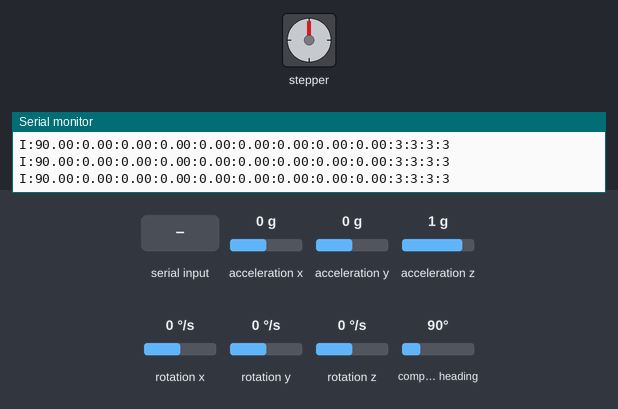
The sketch below on a simulated Arduino Uno, built with avr-gcc and run on an emulated ATmega328P. Shown: stepper motor, the last lines printed to the serial monitor. Inputs (shaded band) come from the test bench; at power-on: acceleration x 0 g, acceleration y 0 g, acceleration z 1 g, rotation x 0 °/s, rotation y 0 °/s, rotation z 0 °/s, compass heading 90°. Stepper angles assume 200 steps per turn.

Above: at 1.2 s.
1.3 s: "R:45\n" received over Serial
At 1.45 s:
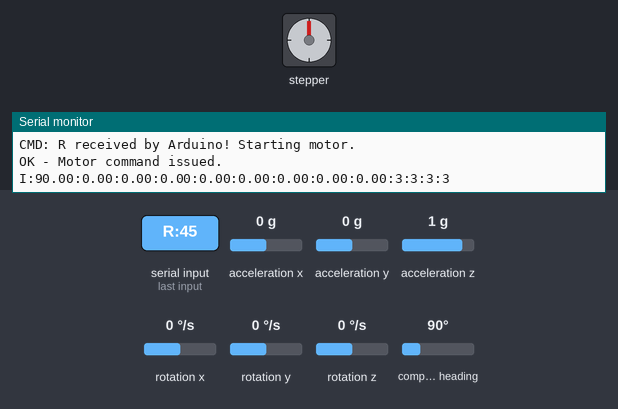
4.3 s: byte 67 ('C') received over Serial
7.3 s: byte 83 ('S') received over Serial
At 7.3 s:
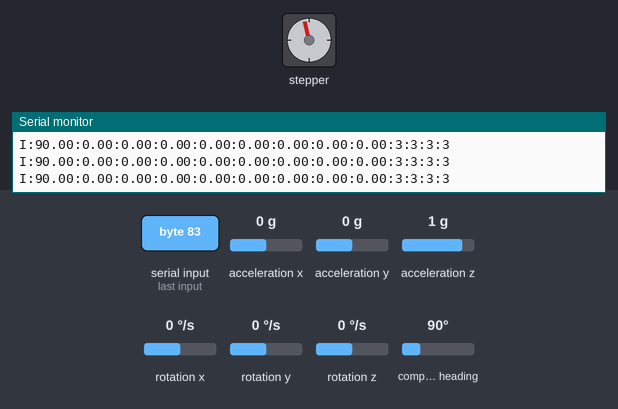
13.3 s: "R90\n" received over Serial
At 13.75 s:
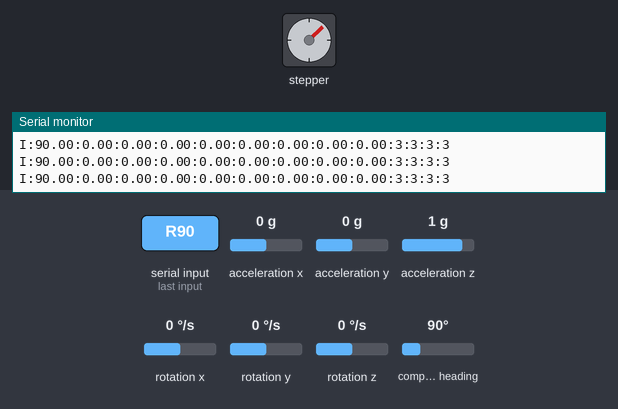
Timing chart, 0 to 20.8 s (numbered marks = the images above; inputs shaded):
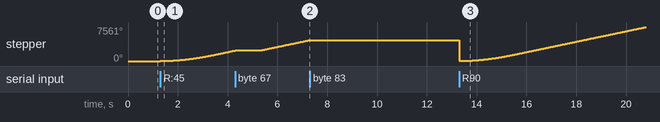

Measured:
- after the input at 1.3 s, stepper: keeps turning clockwise at about 785°/s, starting at once
- after the input at 7.3 s, stepper: stops changing and stays 4667°
- after the input at 13.3 s, stepper: turns 4666° counter-clockwise in 0.00 s, then 7533° clockwise in 7.4 s

The sketch:

stepper_controller_with_imu.ino
```cpp
/*
 * GolfBot Enhanced Controller with IMU
 *
 * This sketch combines:
 * 1. Stepper motor control (A4988 driver)
 * 2. BNO055 IMU sensor readings
 *
 * Connections:
 * Stepper Driver:
 * - STEP -> D2
 * - DIR  -> D3
 * - EN   -> D8
 *
 * BNO055:
 * - SDA -> A4
 * - SCL -> A5
 * - VIN -> 5V
 * - GND -> GND
 */

#include <AccelStepper.h>
#include <Wire.h>
#include <Adafruit_Sensor.h>
#include <Adafruit_BNO055.h>
#include <utility/imumaths.h>

// Pin Definitions
const int stepPin = 2;
const int dirPin = 3;
const int enablePin = 8;  // FIXED: Enable pin is 8, not 4!

// Create instances
AccelStepper stepper(AccelStepper::DRIVER, stepPin, dirPin);
Adafruit_BNO055 bno = Adafruit_BNO055(55);

// Configuration struct
struct StepperConfig {
    float maxSpeed;      // steps per second
    float acceleration;  // steps per second per second
    long steps;         // number of steps to move
    int direction;      // 1 or -1
    bool continuous;    // run continuously or not
};

StepperConfig config = {
    .maxSpeed = 800,      // default speed
    .acceleration = 400,  // default acceleration
    .steps = 200,        // default steps (1 revolution for most steppers)
    .direction = 1,      // default direction
    .continuous = true   // Set default to true for joystick control
};

bool motorRunning = false; // Add state variable to track if motor is running

// IMU data struct
struct ImuData {
    float orientation[3];  // euler angles
    float acceleration[3]; // linear acceleration
    float gyro[3];        // angular velocity
    uint8_t cal_system;   // system calibration (0-3)
    uint8_t cal_gyro;     // gyro calibration (0-3)
    uint8_t cal_accel;    // accelerometer calibration (0-3)
    uint8_t cal_mag;      // magnetometer calibration (0-3)
};

ImuData imuData;

// Timing control
unsigned long lastImuUpdate = 0;
const int IMU_UPDATE_INTERVAL = 100; // Update IMU at 10Hz to leave more time for motor control

void setup() {
    Serial.begin(115200);

    // Initialize stepper
    pinMode(enablePin, OUTPUT);
    digitalWrite(enablePin, HIGH);  // Disable stepper initially
    stepper.setEnablePin(enablePin);
    stepper.setPinsInverted(false, false, true); // Enable pin is inverted
    applyStepperConfig();

    // Initialize IMU
    if (!bno.begin()) {
        Serial.println("WARNING: No BNO055 detected! Continuing without IMU.");
        // while (1); // CRITICAL FIX: Commented out to prevent halting
    }

    bno.setExtCrystalUse(true);

    Serial.println("==== GolfBot Controller with IMU Ready ====");
    Serial.println("Commands:");
    Serial.println("  R - Run stepper with current settings");
    Serial.println("  S - Stop stepper");
    Serial.println("  C:steps:speed:accel:dir:continuous - Configure stepper");
    // 'E' command removed from help text
}

void loop() {
    // This is the most important part.
    // It decides whether to use run() for steps or runSpeed() for continuous motion.
    if (motorRunning) {
        stepper.run(); // This will handle both modes based on how it was started
    }

    // Update and send IMU data periodically
    if (millis() - lastImuUpdate >= IMU_UPDATE_INTERVAL) {
        updateImuData();
        sendImuData();
        lastImuUpdate = millis();
    }

    // Check for commands from ROS
    if (Serial.available()) {
        char cmd = Serial.read();

        switch (cmd) {
            case 'R':
                runStepper();
                break;
            case 'S':
                stopStepper();
                break;
            case 'C':
                parseConfig();
                break;
            // 'E' case removed
        }
    }
}

void updateImuData() {
    // Get Euler angles (in degrees)
    imu::Vector<3> euler = bno.getVector(Adafruit_BNO055::VECTOR_EULER);
    imuData.orientation[0] = euler.x();
    imuData.orientation[1] = euler.y();
    imuData.orientation[2] = euler.z();

    // Get linear acceleration (in m/s^2)
    imu::Vector<3> accel = bno.getVector(Adafruit_BNO055::VECTOR_LINEARACCEL);
    imuData.acceleration[0] = accel.x();
    imuData.acceleration[1] = accel.y();
    imuData.acceleration[2] = accel.z();

    // Get angular velocity (in rad/s)
    imu::Vector<3> gyro = bno.getVector(Adafruit_BNO055::VECTOR_GYROSCOPE);
    imuData.gyro[0] = gyro.x();
    imuData.gyro[1] = gyro.y();
    imuData.gyro[2] = gyro.z();

    // Get calibration status
    bno.getCalibration(&imuData.cal_system,
                       &imuData.cal_gyro,
                       &imuData.cal_accel,
                       &imuData.cal_mag);
}

void sendImuData() {
    // Format: I:heading:roll:pitch:ax:ay:az:gx:gy:gz:cal_sys:cal_gyr:cal_acc:cal_mag
    Serial.print("I:");
    // Orientation
    for (int i = 0; i < 3; i++) {
        Serial.print(imuData.orientation[i]);
        Serial.print(":");
    }
    // Acceleration
    for (int i = 0; i < 3; i++) {
        Serial.print(imuData.acceleration[i]);
        Serial.print(":");
    }
    // Gyro
    for (int i = 0; i < 3; i++) {
        Serial.print(imuData.gyro[i]);
        Serial.print(":");
    }
    // Calibration
    Serial.print(imuData.cal_system);
    Serial.print(":");
    Serial.print(imuData.cal_gyro);
    Serial.print(":");
    Serial.print(imuData.cal_accel);
    Serial.print(":");
    Serial.println(imuData.cal_mag);
}

void runStepper() {
    Serial.println("CMD: R received by Arduino! Starting motor.");
    stepper.enableOutputs(); // Explicitly enable the motor

    if (config.continuous) {
        // For continuous motion, set a very high target position
        stepper.move(99999999L * config.direction);
    } else {
        // For specific steps, move by that amount
        stepper.move(config.steps * config.direction);
    }
    motorRunning = true; // Set our state flag
    Serial.println("OK - Motor command issued.");
}

void stopStepper() {
    Serial.println("CMD: S received by Arduino! Stopping motor.");
    stepper.stop(); // Stop motor movement
    stepper.setCurrentPosition(0); // Reset position
    stepper.disableOutputs(); // Disable motor to save power and reduce heat
    motorRunning = false; // Set our state flag
    Serial.println("OK - Motor stopped.");
}

void parseConfig() {
    String data = Serial.readStringUntil('\n');
    int idx = 0;
    int lastIndex = 0;
    StepperConfig newConfig = config;  // Start with current config

    // Parse each value
    for (int i = 0; i < data.length(); i++) {
        if (data.charAt(i) == ':') {
            String value = data.substring(lastIndex, i);
            switch (idx) {
                case 0: newConfig.steps = value.toInt(); break;
                case 1: newConfig.maxSpeed = value.toFloat(); break;
                case 2: newConfig.acceleration = value.toFloat(); break;
                case 3: newConfig.direction = value.toInt(); break;
                case 4: newConfig.continuous = (value.toInt() == 1); break;
            }
            lastIndex = i + 1;
            idx++;
        }
    }

    // Process the last value (continuous flag)
    String value = data.substring(lastIndex);
    if (idx == 4) {
      newConfig.continuous = (value.toInt() == 1);
    }

    // Apply the new configuration
    config = newConfig;
    applyStepperConfig();
    Serial.print("OK - Configured with continuous mode: ");
    Serial.println(config.continuous ? "true" : "false");
}

void applyStepperConfig() {
    stepper.setMaxSpeed(config.maxSpeed);
    stepper.setAcceleration(config.acceleration);
    stepper.setPinsInverted(config.direction == -1, false, false);
} 
```
